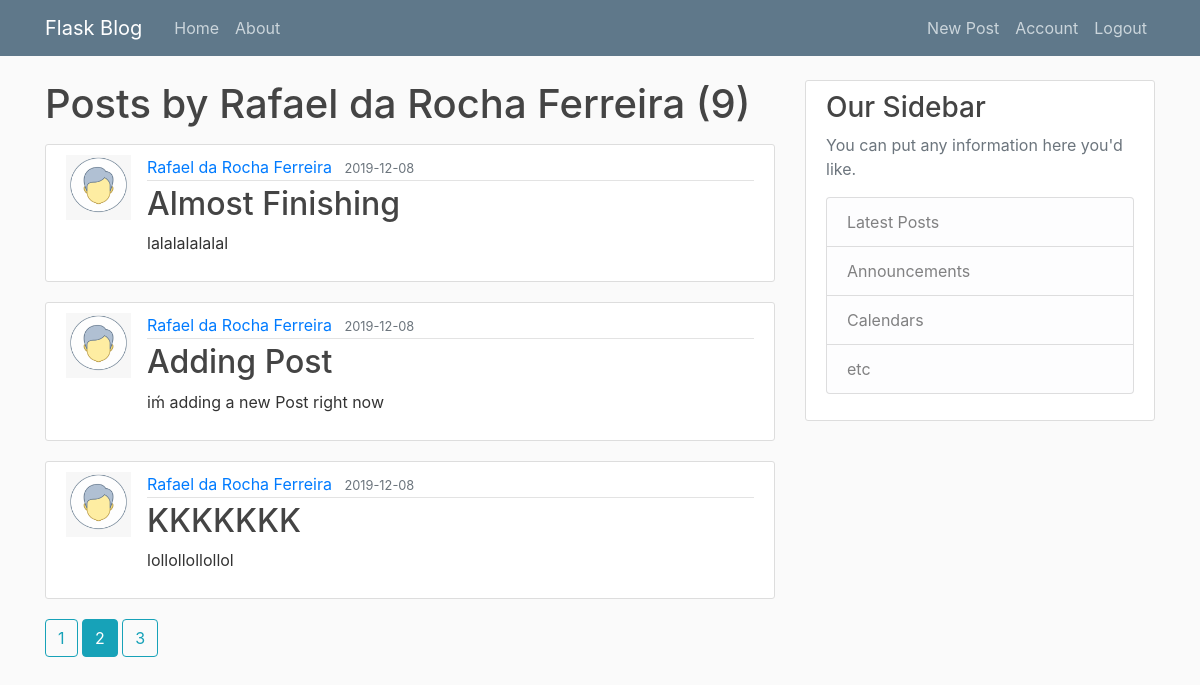
Screenshot of /user/Rafael da Rocha Ferreira?page=2 (signed in) with the database file from the repository.
### app/models/tables.py (models this page shows, shortened)
class User(db.Model, UserMixin):
    __tablename_ = "user"
    id = db.Column(db.Integer, primary_key=True)
    username = db.Column(db.String(20), unique=True, nullable=False)
    email = db.Column(db.String(120), unique=True, nullable=False)
    image_file = db.Column(db.String(120), nullable=False, default="default.png")
    password = db.Column(db.String(60), nullable=False)
    posts = db.relationship('Post', backref="author", lazy=True)

class Post(db.Model):
    __tablename__ = "post"
    id = db.Column(db.Integer, primary_key=True)
    title = db.Column(db.String(100), nullable=False)
    date_posted = db.Column(db.DateTime, nullable=False, default=datetime.utcnow)
    content = db.Column(db.Text, nullable=False)
    user_id = db.Column(db.Integer, db.ForeignKey('user.id'), nullable=False)

### app/controllers/default.py (the view)
@app.route("/user/<string:username>")
@login_required
def user_posts(username):
    page = request.args.get('page', 1, type=int)
    user = User.query.filter_by(username=username).first_or_404()
    posts = Post.query\
        .filter_by(author=user)\
        .order_by(Post.date_posted.desc())\
        .paginate(page=page, per_page=3)
    return render_template("user_posts.html", posts=posts, user=user)

### app/models/tables.py (called while the page is built)
@login_maneger.user_loader
def load_user(user_id):
    return User.query.get(int(user_id))

### app/templates/user_posts.html
{% extends "./bases/firstLayout.html" %}
{% block content%}
    <h1 class="mb-3">Posts by {{ user.username }} ({{ posts.total }})</h1>
    {% for post in posts.items%}
    <article class="media content-section">
        <img class="'rounded-circle article-img" src="{{ url_for('static', filename='profiles_pic/' + post.author.image_file) }}">
        <div class="media-body">
            <div class="article-metadata">
            <a class="mr-2" href="{{ url_for('user_posts', username=post.author.username) }}">{{ post.author.username }}</a>
            <small class="text-muted">{{ post.date_posted.strftime('%Y-%m-%d') }}</small>
            </div>
            <h2><a class="article-title" href="{{ url_for('post', post_id=post.id) }}">{{ post.title }}</a></h2>
            <p class="article-content">{{ post.content }}</p>
        </div>
    </article>
    {% endfor %}
    {% for page_num in posts.iter_pages(left_edge=1, right_edge=1, left_current=1, right_current=2) %}
        {% if page_num %}
            {% if posts.page == page_num %}
                <a class="btn btn-info mb-4" href="{{url_for('user_posts', username=user.username, page=page_num)}}">{{ page_num }}</a>
            {% else %}
                <a class="btn btn-outline-info mb-4" href="{{url_for('user_posts', username=user.username, page=page_num)}}">{{ page_num }}</a>
            {% endif %}
        {% else %}
            ...
        {% endif %}
    {% endfor %}
{% endblock content %}

### app/static/css/main.css (style rules this page uses)
body { background: #fafafa; color: #333333; margin-top: 5rem; }
h1, h2, h3, h4, h5, h6 { color: #444444; }
.content-section { background: #ffffff; padding: 10px 20px; border: 1px solid #dddddd; border-radius: 3px; margin-bottom: 20px; }
.article-title { color: #444444; }
.article-content { white-space: pre-line; }
.article-img { height: 65px; width: 65px; margin-right: 16px; }
.article-metadata { padding-bottom: 1px; margin-bottom: 4px; border-bottom: 1px solid #e3e3e3 }

### rows the page displays
User: username "Rafael da Rocha Ferreira"
Post: image_file (placeholder picture), author.username "Rafael da Rocha Ferreira", date_posted "2019-12-08", title "Almost Finishing", content "lalalalalalal"
Post: image_file (placeholder picture), author.username "Rafael da Rocha Ferreira", date_posted "2019-12-08", title "Adding Post", content "iḿ adding a new Post right now"
Post: image_file (placeholder picture), author.username "Rafael da Rocha Ferreira", date_posted "2019-12-08", title "KKKKKKK", content "lollollollollol"

### other values shown
{{ posts.total }} "9"
{{ page_num }} "1" "3"
{{ page_num }} "2"
